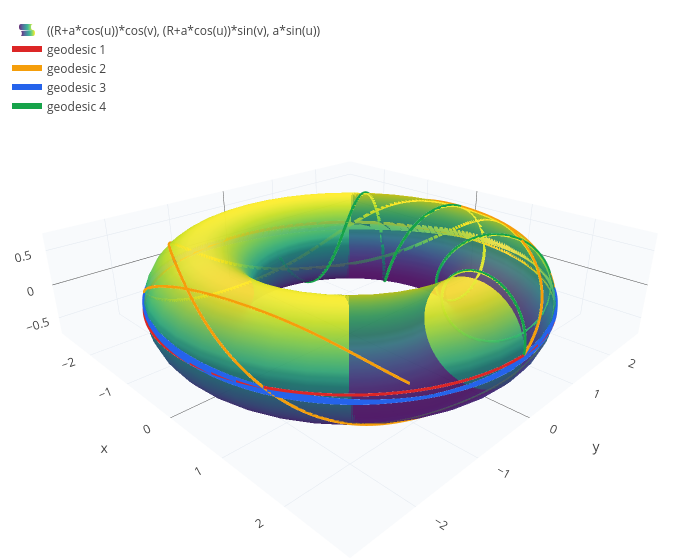

Notebook code cell kept with this figure:
### Markdown cell above
## 6. The torus

On a torus geodesics are much more varied. Starting on the outer equator, one goes around the tube, others wind
around the hole, and the one along the equator itself stays there:

### Code cell
torus = [(R+a*cos(u))*cos(v) (R+a*cos(u))*sin(v) a*sin(u)];
t = inducedmetric(torus, [u v]);
R = 2;
a = 0.7;
paths = geodesic(t, [0 0], [0 1; 1 0.4; 0.3 1; 1 0.05], 25, torus);
ring = surface((R+a*cos(u))*cos(v), (R+a*cos(u))*sin(v), a*sin(u), u, 0, 2*pi, v, 0, 2*pi);
show(ring, paths)

### Figure 1 — Plotly figure (JSON) as saved in the notebook; plotly's stock layout.template omitted (floating-point values rounded to 4 significant figures; data arrays with more than 128 entries replaced by an {"elided": "..."} marker saying what was removed)
{"data": [{"colorscale": "Viridis", "name": "((R+a*cos(u))*cos(v), (R+a*cos(u))*sin(v), a*sin(u))", "opacity": 0.85, "showlegend": true, "showscale": false, "type": "surface", "x": {"elided": "41x41 float values"}, "y": {"elided": "41x41 float values"}, "z": {"elided": "41x41 float values"}}, {"line": {"color": "#dc2626", "width": 6}, "mode": "lines", "name": "geodesic 1", "type": "scatter3d", "x": {"elided": "1252 float values"}, "y": {"elided": "1252 float values"}, "z": {"elided": "1252 int values"}}, {"line": {"color": "#f59e0b", "width": 6}, "mode": "lines", "name": "geodesic 2", "type": "scatter3d", "x": {"elided": "1252 float values"}, "y": {"elided": "1252 float values"}, "z": {"elided": "1252 float values"}}, {"line": {"color": "#2563eb", "width": 6}, "mode": "lines", "name": "geodesic 3", "type": "scatter3d", "x": {"elided": "1252 float values"}, "y": {"elided": "1252 float values"}, "z": {"elided": "1252 float values"}}, {"line": {"color": "#16a34a", "width": 6}, "mode": "lines", "name": "geodesic 4", "type": "scatter3d", "x": {"elided": "1252 float values"}, "y": {"elided": "1252 float values"}, "z": {"elided": "1252 float values"}}], "layout": {"height": 560, "legend": {"x": 0.01, "y": 0.99}, "margin": {"b": 0, "l": 0, "r": 0, "t": 10}, "scene": {"aspectmode": "data", "camera": {"eye": {"x": 1.6, "y": -1.6, "z": 1.0}}, "xaxis": {"backgroundcolor": "#f8fafc", "gridcolor": "#e2e8f0", "showbackground": true, "title": {"text": "x"}}, "yaxis": {"backgroundcolor": "#f8fafc", "gridcolor": "#e2e8f0", "showbackground": true, "title": {"text": "y"}}, "zaxis": {"backgroundcolor": "#f8fafc", "gridcolor": "#e2e8f0", "showbackground": true, "title": {"text": "z"}}}, "showlegend": true, "title": {"text": ""}, "width": 700}}
